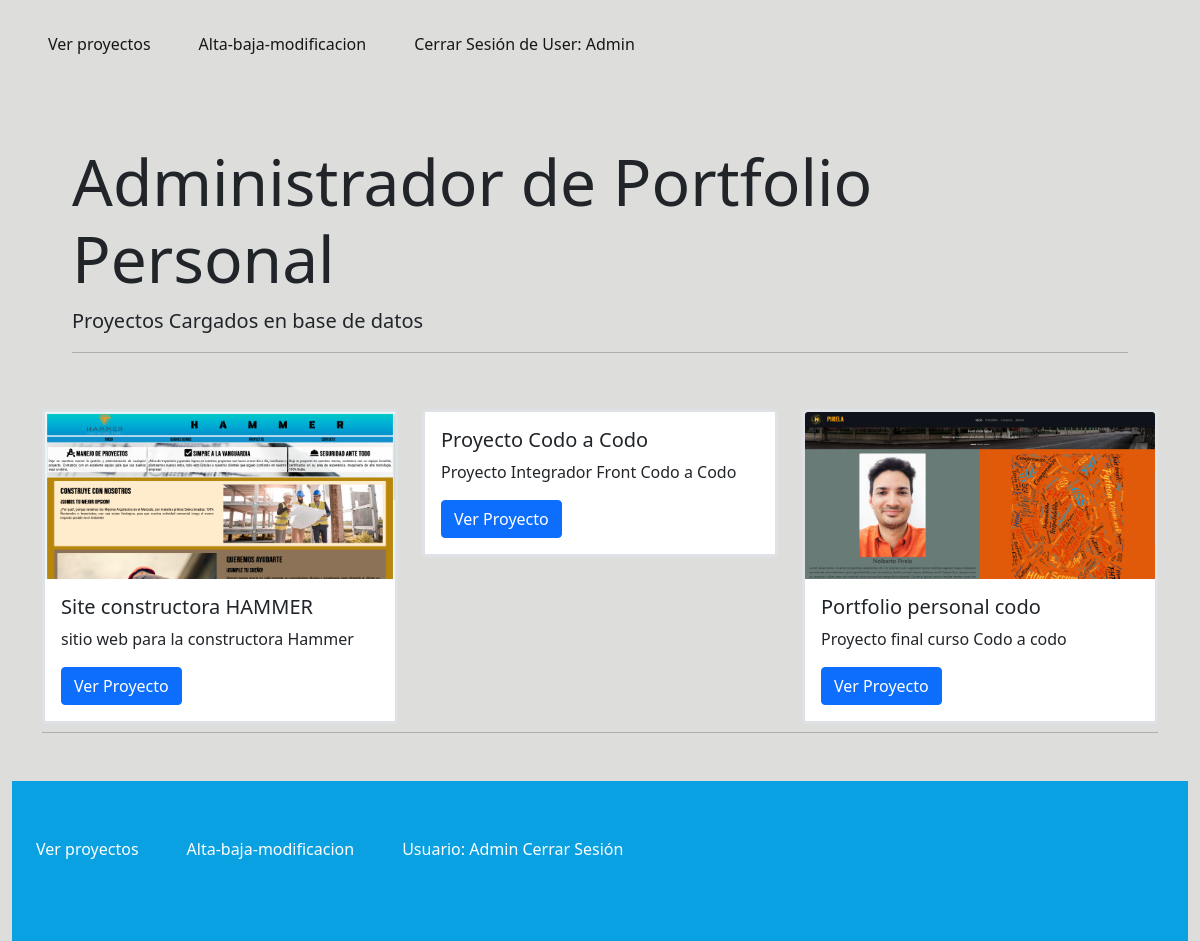
The page /index_admin.php (signed in) on the database its author committed.
### tables this page shows
CREATE TABLE `proyectos` (
  `id` int(11) NOT NULL,
  `nombre` varchar(500) NOT NULL,
  `imagen` varchar(500) NOT NULL,
  `descripcion` text NOT NULL,
  `link` text DEFAULT NULL COMMENT 'para guardar el link del proyecto'
);

### conexion.php (called while the page is built, shortened)
<?php class conexion{
    private $servidor ="localhost";
    private $usuario ="root";
    private $pass = "";
    private $conexion;
    private $base = "proyecto";
    public function __construct(){
        try{
            $this->conexion = new PDO("mysql:host=$this->servidor;dbname=$this->base",$this->usuario,$this->pass);
            $this->conexion->setAttribute(PDO::ATTR_ERRMODE,PDO::ERRMODE_EXCEPTION);
        }catch(PDOException $e){
            return "Falla de Conexión".$e;
        }
    }
    public function consultar($sql){
        $sentencia = $this->conexion->prepare($sql);
        $sentencia->execute();
        return $sentencia->fetchAll();
    }
} ?>

### index_admin.php (the view)
<?php include 'header.php';?>
<?php $conexion = new conexion();
      $proyectos= $conexion->consultar("SELECT * FROM `proyectos`"); ?>
<div class="p-5 ">
    <div class="container">
        <h1 class="display-3">Administrador de Portfolio Personal</h1>
        <p class="lead">Proyectos Cargados en base de datos</p>
        <hr class="my-2">
    </div>
</div>
<div class ="container">
  <div class="row row-cols-1 row-cols-md-3 g-4">
    <?php
        foreach($proyectos as $proyecto){ ?>
            <div class="col">
                <div class="card border border-3">
                    <img class="card-img-top" style="object-fit:cover;" src="imagenes/<?php echo $proyecto['imagen'];?>" alt="" min-width="400" min-height="300">
                    <div class="card-body">
                        <h5 class="card-title"><?php echo $proyecto['nombre'];?></h5>
                        <p class="card-text"><?php echo $proyecto['descripcion'];?></p>
                        <a href="<?php echo $proyecto['link'];?>" class="btn btn-primary">Ver Proyecto</a>
                    </div>
                </div>
            </div>
        <?php } ?>
    </div>
    <hr class="my-2">
</div>
<?php include 'footer.php'; ?>

### css/style.css (style rules this page uses)
* { margin: 0; padding: 0; box-sizing: border-box; }
body { background-color: rgb(221, 222, 220); min-height: 100vh; width: 100%; overflow: visible; }
a { text-decoration: none; text-emphasis: none; }

### rows shown on the page
proyectos: imagen (picture), nombre "Site constructora HAMMER", descripcion "sitio web para la constructora Hammer"
proyectos: nombre "Proyecto Codo a Codo", descripcion "Proyecto Integrador Front Codo a Codo"
proyectos: imagen (picture), nombre "Portfolio personal codo", descripcion "Proyecto final curso Codo a codo"

### other values the page prints
$_SESSION['usuario'] "Admin"
